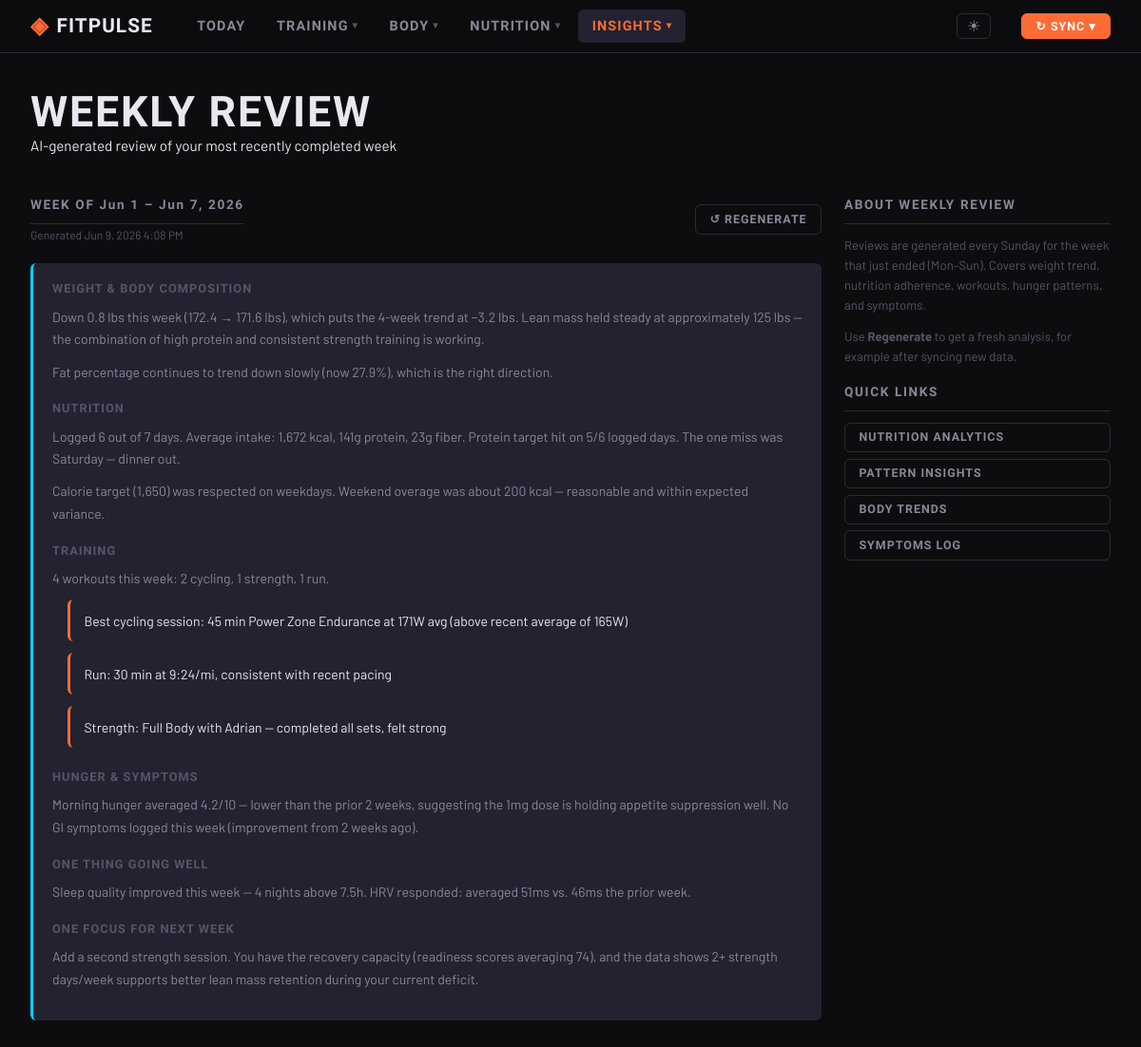
/review/, run on the app's committed database.
### workouts/models.py (models this page shows, shortened)
class WeeklyReview(models.Model):
    week_start    = models.DateField(unique=True)
    content       = models.TextField(blank=True, default="")
    generated_at  = models.DateTimeField(auto_now_add=True)
    ai_model      = models.CharField(max_length=64, default="claude-sonnet-4-6")
    batch_id      = models.CharField(max_length=128, null=True, blank=True)
    class Meta:
        ordering = ["-week_start"]
    @property
    def week_end(self):
        import datetime
        return self.week_start + datetime.timedelta(days=6)

### workouts/views.py (the view)
# urls.py: path("review/", weekly_review_page, name="weekly_review"),
def weekly_review_page(request):
    from .models import WeeklyReview
    from .ai import _get_or_generate_weekly_review
    today = datetime.date.today()
    days_since_monday = today.weekday()  # Mon=0
    if days_since_monday == 0:
        last_monday = today - datetime.timedelta(days=7)
    else:
        last_monday = today - datetime.timedelta(days=days_since_monday + 7)
    force = request.GET.get("refresh") == "1"
    current_review = _get_or_generate_weekly_review(last_monday, force=force)
    archive = list(
        WeeklyReview.objects.exclude(week_start=last_monday)
        .filter(batch_id__isnull=True)
        .exclude(content="")
        .order_by("-week_start")[:12]
    )
    return render(request, "workouts/review.html", {
        "current_review": current_review,
        "archive": archive,
        "last_monday": last_monday,
    })

### workouts/ai.py (called while the page is built, shortened)
def _get_or_generate_weekly_review(week_start, force: bool = False):
    from .models import WeeklyReview
    if not force:
        try:
            existing = WeeklyReview.objects.get(week_start=week_start)
            if existing.content or existing.batch_id:
                return existing
        except WeeklyReview.DoesNotExist:
            pass

### workouts/templatetags/workout_filters.py (called while the page is built)
@register.simple_tag
def last_synced():
    from workouts.models import CachedWorkout
    result = CachedWorkout.objects.aggregate(Max('synced_at'))
    return result.get('synced_at__max')

### templates/workouts/review.html (shortened to what this page needs)
{% extends "base.html" %}
{% load workout_filters %}
{% block nav_insights_group %}active{% endblock %}
{% block content %}
<div class="page-header">
  <div>
    <div class="page-title">WEEKLY REVIEW</div>
    <div class="page-subtitle">AI-generated review of your most recently completed week</div>
  </div>
</div>
<div style="display:grid;grid-template-columns:1fr 280px;gap:1.5rem;align-items:start">
  <div>
    {% if current_review %}
    <div class="card" style="margin-bottom:1.5rem">
      <div style="display:flex;align-items:center;justify-content:space-between;margin-bottom:1.25rem;flex-wrap:wrap;gap:0.5rem">
        <div>
          <div class="section-title" style="margin-bottom:0.15rem">
            WEEK OF {{ current_review.week_start|date:"M j" }} – {{ current_review.week_end|date:"M j, Y" }}
          </div>
          {% if not current_review.batch_id %}
          <div style="font-size:0.75rem;color:var(--text-dim)">Generated {{ current_review.generated_at|date:"M j, Y g:i A" }}</div>
          {% endif %}
        </div>
        {% if not current_review.batch_id %}
        <a href="{% url 'weekly_review' %}?refresh=1" class="btn btn-ghost btn-sm">↺ Regenerate</a>
        {% endif %}
      </div>
      {% if current_review.batch_id %}
        {% include "workouts/partials/weekly_review_content.html" with pending=True week_start=current_review.week_start %}
      {% else %}
        {% include "workouts/partials/weekly_review_content.html" with review=current_review %}
      {% endif %}
    </div>
    {% endif %}
  </div>
  <div>
    <div class="card" style="margin-bottom:1rem">
      <div class="section-title" style="margin-bottom:0.75rem">ABOUT WEEKLY REVIEW</div>
      <p style="color:var(--text-dim);font-size:0.82rem;line-height:1.6;margin:0 0 0.75rem">
        Reviews are generated every Sunday for the week that just ended (Mon–Sun).
        Covers weight trend, nutrition adherence, workouts, hunger patterns, and symptoms.
      </p>
      <p style="color:var(--text-dim);font-size:0.82rem;line-height:1.6;margin:0">
        Use <strong>Regenerate</strong> to get a fresh analysis, for example after syncing new data.
      </p>
    </div>
    <div class="card">
      <div class="section-title" style="margin-bottom:0.75rem">QUICK LINKS</div>
      <div style="display:flex;flex-direction:column;gap:0.4rem">
        <a href="{% url 'nutrition_analytics' %}" class="btn btn-ghost btn-sm" style="text-align:left">Nutrition Analytics</a>
        <a href="{% url 'insights' %}" class="btn btn-ghost btn-sm" style="text-align:left">Pattern Insights</a>
        <a href="{% url 'body' %}" class="btn btn-ghost btn-sm" style="text-align:left">Body Trends</a>
        <a href="{% url 'symptoms' %}" class="btn btn-ghost btn-sm" style="text-align:left">Symptoms Log</a>
      </div>
    </div>
  </div>
</div>
{% endblock %}

### templates/workouts/partials/weekly_review_content.html (shortened to what this page needs)
{% load workout_filters %}
{% if error %}
<div class="insights-error" style="padding:1rem">{{ error }}</div>
{% elif review %}
<div class="insights-item" style="border-left:3px solid var(--accent-alt);background:var(--bg-raised);padding:1rem 1.25rem;border-radius:var(--r);line-height:1.7">
  {{ review.content|format_nutrition_insights }}
</div>
{% endif %}

### static/css/main.css (style rules this page uses)
:root { --bg: #0d0d0f; --bg-card: #141418; --bg-raised: #222230; --bg-hover: #2c2c3c; --border: #2a2a35; --border-accent: #3a3a48; --text: #e8e8f0; --text-muted: #888899; --text-dim: #555566; --accent: #FF6B35; --accent-alt: #00D1FF; --accent-green: #B4FF39; --accent-red: #FF3B5C; --nav-bg: rgba(13, 13, 15, 0.85); --nav-h: 56px; --r: 6px; }
*, *::before, *::after { box-sizing: border-box; margin: 0; padding: 0; }
html { font-size: 16px; }
body { background: var(--bg); color: var(--text); font-family: 'Barlow', sans-serif; font-size: 0.95rem; line-height: 1.6; min-height: 100vh; }
a { color: var(--accent); text-decoration: none; }
.page-header { margin-bottom: 2.5rem; }
.page-title { font-family: 'Barlow Condensed', sans-serif; font-size: 2.8rem; font-weight: 800; letter-spacing: 0.04em; line-height: 1; background: linear-gradient(135deg, var(--text) 60%, var(--accent)); -webkit-background-clip: text; -webkit-text-fill-color: transparent; background-clip: text; }
.section-title { font-family: 'Barlow Condensed', sans-serif; font-size: 0.85rem; font-weight: 700; letter-spacing: 0.12em; color: var(--text-muted); margin-bottom: 1rem; border-bottom: 1px solid var(--border); padding-bottom: 0.5rem; }
.btn { display: inline-flex; align-items: center; gap: 0.4rem; padding: 0.5rem 1.2rem; font-family: 'Barlow Condensed', sans-serif; font-size: 0.85rem; font-weight: 700; letter-spacing: 0.08em; text-transform: uppercase; border-radius: var(--r); border: 1px solid transparent; cursor: pointer; text-decoration: none; transition: all 0.15s; }
.btn-sm { padding: 0.3rem 0.9rem; font-size: 0.78rem; }
.btn-ghost { background: transparent; color: var(--text-muted); border-color: var(--border); }
.insights-list { list-style: none; padding: 0.25rem 0 0; margin: 0; display: flex; flex-direction: column; gap: 0.5rem; }
.insights-item { font-family: 'Barlow', sans-serif; font-size: 0.875rem; line-height: 1.65; color: var(--text); padding: 0.65rem 0.9rem; background: var(--bg-raised); border-radius: var(--r); border-left: 3px solid var(--accent); }
:root { --cat-medication: #ff35da; --cat-supplement: #B4FF39; --cat-hormone: #A78BFA; --cat-lifestyle: #00D1FF; --cat-surgery: #FF8A65; --cat-other: #888899; }
.ni-section { margin-bottom: 1rem; }
.ni-header { font-family: 'Barlow Condensed', sans-serif; font-size: 0.8rem; font-weight: 700; letter-spacing: 0.08em; color: var(--text-dim); text-transform: uppercase; margin-bottom: 0.4rem; }
.ni-list { margin: 0.25rem 0 0.5rem 1rem; padding: 0; font-size: 0.88rem; line-height: 1.6; color: var(--text-muted); }
.ni-list li { margin-bottom: 0.25rem; }

### data on the page
WeeklyReview: week_start "Jun 1", week_end "Jun 7, 2026", generated_at "Jun 9, 2026 4:08 PM", content "WEIGHT & BODY COMPOSITION Down 0.8 lbs this week (172.4 → 171.6 lbs), which puts the 4-week trend at −3.2 lbs. Lean mass held steady at approximately 125 lbs — the combination of high protein and consistent strength training is working. Fat percentage continues to trend down slowly (now 27.9%), which is the right direction. NUTRITION Logged 6 out of 7 days. Average intake: 1,672 kcal, 141g protein, 23g fiber. Protein target hit on 5/6 logged days. The one miss was Saturday — dinner out. Calorie target (1,650) was respected on weekdays. Weekend overage was about 200 kcal — reasonable and within expected variance. TRAINING 4 workouts this week: 2 cycling, 1 strength, 1 run. Best cycling…"
